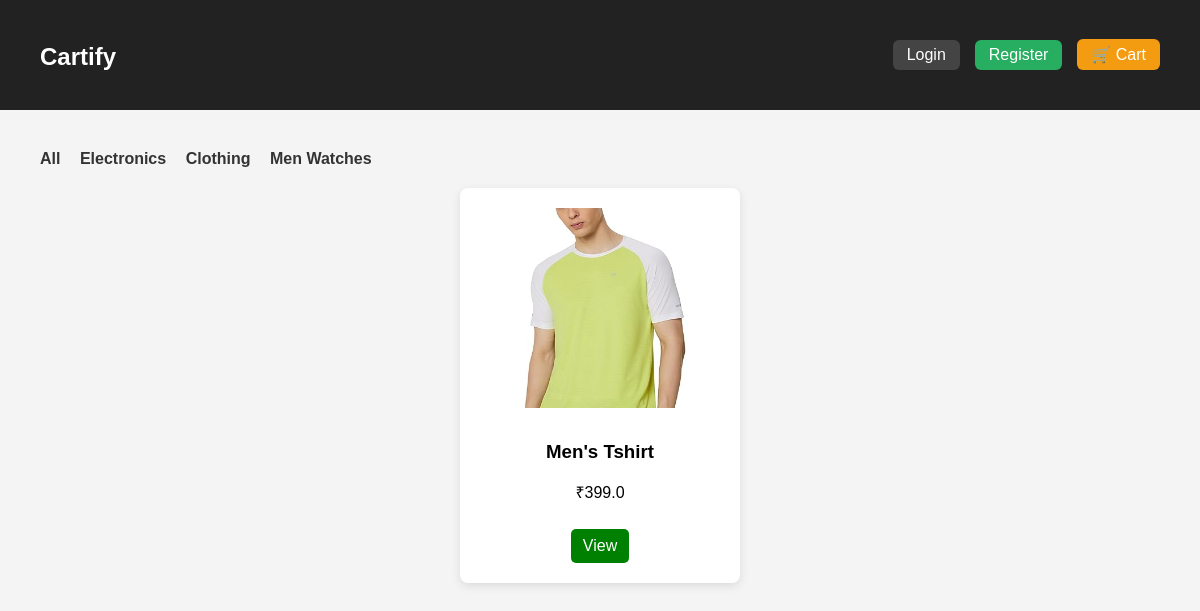
The app's page /?category=2 with its own data.
### Shop/models.py (models this page shows, shortened)
class Category(models.Model):
    name = models.CharField(max_length=200)

class Product(models.Model):
    category = models.ForeignKey(Category, on_delete=models.SET_NULL, null=True, blank=True)
    name = models.CharField(max_length=200)
    price = models.FloatField()
    description = models.TextField()
    image = models.ImageField(upload_to='products/', blank=True, null=True)

### Shop/views.py (the view)
# urls.py: path('', views.home, name='home'),
def home(request):
    category_id = request.GET.get('category')
    if category_id:
        products = Product.objects.filter(category_id=category_id)
    else:
        products = Product.objects.all()
    categories = Category.objects.all()
    return render(request, 'index.html', {
        'products': products,
        'categories': categories
    })

### Shop/templates/index.html
{% extends 'base.html' %}
{% block content %}
<div class="categories">
    <a href="/">All</a>
    {% for category in categories %}
        <a href="/?category={{ category.id }}">{{ category.name }}</a>
    {% endfor %}
</div>
<div class="products">
    {% for product in products %}
        <div class="product">
            {% if product.image %}
                <img src="{{ product.image.url }}" class="product-img">
            {% endif %}
            <h3>{{ product.name }}</h3>
            <p class="price">₹{{ product.price }}</p>
            <a href="{% url 'product_detail' product.id %}" class="btn">View</a>
        </div>
    {% endfor %}
</div>
{% endblock %}

### static/style.css (style rules this page uses)
body { font-family: Arial, sans-serif; margin: 0; background: #f4f4f4; }
.products { display: grid; grid-template-columns: repeat(auto-fit, minmax(250px, 280px)); gap: 25px; justify-content: center; }
.product { background: white; padding: 20px; border-radius: 8px; box-shadow: 0 3px 10px rgba(0,0,0,0.1); text-align: center; }
.product-img { width: 100%; height: 200px; object-fit: cover; border-radius: 8px; margin-bottom: 10px; }
.btn { background: green; color: white; padding: 8px 12px; text-decoration: none; display: inline-block; margin-top: 10px; border-radius: 5px; }
.categories { margin-bottom: 20px; }
.categories a { margin-right: 15px; text-decoration: none; font-weight: bold; color: #333; }

### records on screen
Category: name "Electronics"
Category: name "Clothing"
Category: name "Men Watches"
Product: image (picture), name "Men's Tshirt", price "399.0"
